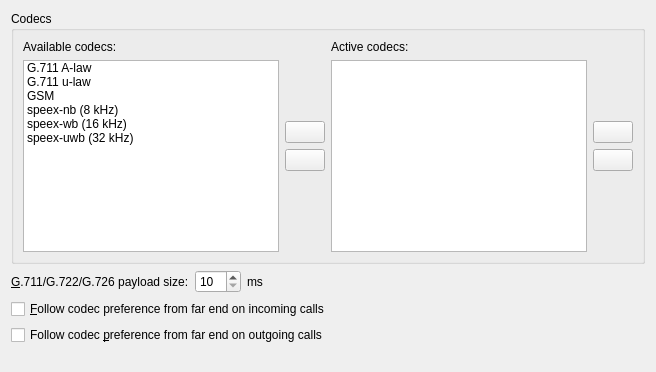
         <widget class="QWidget" name="tabCodecs">
          <attribute name="title">
           <string>Co&amp;decs</string>
          </attribute>
          <layout class="QGridLayout">
           <item row="1" column="0">
            <layout class="QHBoxLayout">
             <item>
              <widget class="QLabel" name="ptimeTextLabel">
               <property name="text">
                <string>&amp;G.711/G.722/G.726 payload size:</string>
               </property>
               <property name="wordWrap">
                <bool>false</bool>
               </property>
               <property name="buddy">
                <cstring>ptimeSpinBox</cstring>
               </property>
              </widget>
             </item>
             <item>
              <widget class="QSpinBox" name="ptimeSpinBox">
               <property name="sizePolicy">
                <sizepolicy hsizetype="Minimum" vsizetype="Fixed">
                 <horstretch>0</horstretch>
                 <verstretch>0</verstretch>
                </sizepolicy>
               </property>
               <property name="minimumSize">
                <size>
                 <width>46</width>
                 <height>0</height>
                </size>
               </property>
               <property name="maximumSize">
                <size>
                 <width>32767</width>
                 <height>32767</height>
                </size>
               </property>
               <property name="whatsThis">
                <string>The preferred payload size for the G.711, G.722 and G.726 codecs.</string>
               </property>
               <property name="minimum">
                <number>10</number>
               </property>
               <property name="maximum">
                <number>80</number>
               </property>
               <property name="singleStep">
                <number>10</number>
               </property>
              </widget>
             </item>
             <item>
              <widget class="QLabel" name="payloadMsTextLabel">
               <property name="text">
                <string>ms</string>
               </property>
               <property name="wordWrap">
                <bool>false</bool>
               </property>
              </widget>
             </item>
             <item>
              <spacer>
               <property name="orientation">
                <enum>Qt::Horizontal</enum>
               </property>
               <property name="sizeType">
                <enum>QSizePolicy::Expanding</enum>
               </property>
               <property name="sizeHint" stdset="0">
                <size>
                 <width>121</width>
                 <height>20</height>
                </size>
               </property>
              </spacer>
             </item>
            </layout>
           </item>
           <item row="2" column="0">
            <widget class="QCheckBox" name="inFarEndCodecPrefCheckBox">
             <property name="whatsThis">
              <string>&lt;p&gt;
For incoming calls, follow the preference from the far-end (SDP offer). Pick the first codec from the SDP offer that is also in the list of active codecs.
&lt;p&gt;
If you disable this option, then the first codec from the active codecs that is also in the SDP offer is picked.</string>
             </property>
             <property name="text">
              <string>&amp;Follow codec preference from far end on incoming calls</string>
             </property>
             <property name="shortcut">
              <string>Alt+F</string>
             </property>
            </widget>
           </item>
           <item row="3" column="0">
            <widget class="QCheckBox" name="outFarEndCodecPrefCheckBox">
             <property name="whatsThis">
              <string>&lt;p&gt;
For outgoing calls, follow the preference from the far-end (SDP answer). Pick the first codec from the SDP answer that is also in the list of active codecs.
&lt;p&gt;
If you disable this option, then the first codec from the active codecs that is also in the SDP answer is picked.</string>
             </property>
             <property name="text">
              <string>Follow codec &amp;preference from far end on outgoing calls</string>
             </property>
             <property name="shortcut">
              <string>Alt+P</string>
             </property>
            </widget>
           </item>
           <item row="4" column="0">
            <spacer>
             <property name="orientation">
              <enum>Qt::Vertical</enum>
             </property>
             <property name="sizeType">
              <enum>QSizePolicy::Expanding</enum>
             </property>
             <property name="sizeHint" stdset="0">
              <size>
               <width>20</width>
               <height>16</height>
              </size>
             </property>
            </spacer>
           </item>
           <item row="0" column="0">
            <widget class="QGroupBox" name="codecsGroupBox">
             <property name="title">
              <string>Codecs</string>
             </property>
             <layout class="QHBoxLayout">
              <item>
               <layout class="QVBoxLayout">
                <item>
                 <widget class="QLabel" name="availCodecTextLabel">
                  <property name="text">
                   <string>Available codecs:</string>
                  </property>
                  <property name="wordWrap">
                   <bool>false</bool>
                  </property>
                 </widget>
                </item>
                <item>
                 <widget class="QListWidget" name="availCodecListBox">
                  <property name="whatsThis">
                   <string>List of available codecs.</string>
                  </property>
                  <item>
                   <property name="text">
                    <string>G.711 A-law</string>
                   </property>
                  </item>
                  <item>
                   <property name="text">
                    <string>G.711 u-law</string>
                   </property>
                  </item>
                  <item>
                   <property name="text">
                    <string>GSM</string>
                   </property>
                  </item>
                  <item>
                   <property name="text">
                    <string>speex-nb (8 kHz)</string>
                   </property>
                  </item>
                  <item>
                   <property name="text">
                    <string>speex-wb (16 kHz)</string>
                   </property>
                  </item>
                  <item>
                   <property name="text">
                    <string>speex-uwb (32 kHz)</string>
                   </property>
                  </item>
                 </widget>
                </item>
               </layout>
              </item>
              <item>
               <layout class="QVBoxLayout">
                <item>
                 <spacer>
                  <property name="orientation">
                   <enum>Qt::Vertical</enum>
                  </property>
                  <property name="sizeType">
                   <enum>QSizePolicy::Expanding</enum>
                  </property>
                  <property name="sizeHint" stdset="0">
                   <size>
                    <width>20</width>
                    <height>20</height>
                   </size>
                  </property>
                 </spacer>
                </item>
                <item>
                 <widget class="QPushButton" name="addCodecPushButton">
                  <property name="whatsThis">
                   <string>Move a codec from the list of available codecs to the list of active codecs.</string>
                  </property>
                  <property name="text">
                   <string/>
                  </property>
                  <property name="icon">
                   <iconset resource="icons.qrc">
                    <normaloff>:/icons/images/1rightarrow.png</normaloff>:/icons/images/1rightarrow.png</iconset>
                  </property>
                 </widget>
                </item>
                <item>
                 <widget class="QPushButton" name="rmvCodecPushButton">
                  <property name="whatsThis">
                   <string>Move a codec from the list of active codecs to the list of available codecs.</string>
                  </property>
                  <property name="text">
                   <string/>
                  </property>
                  <property name="icon">
                   <iconset resource="icons.qrc">
                    <normaloff>:/icons/images/1leftarrow.png</normaloff>:/icons/images/1leftarrow.png</iconset>
                  </property>
                 </widget>
                </item>
                <item>
                 <spacer>
                  <property name="orientation">
                   <enum>Qt::Vertical</enum>
                  </property>
                  <property name="sizeType">
                   <enum>QSizePolicy::Expanding</enum>
                  </property>
                  <property name="sizeHint" stdset="0">
                   <size>
                    <width>20</width>
                    <height>21</height>
                   </size>
                  </property>
                 </spacer>
                </item>
               </layout>
              </item>
              <item>
               <layout class="QVBoxLayout">
                <item>
                 <widget class="QLabel" name="useCodecTextLabel">
                  <property name="text">
                   <string>Active codecs:</string>
                  </property>
                  <property name="wordWrap">
                   <bool>false</bool>
                  </property>
                 </widget>
                </item>
                <item>
                 <widget class="QListWidget" name="activeCodecListBox">
                  <property name="whatsThis">
                   <string>List of active codecs. These are the codecs that will be used for media negotiation during call setup. The order of the codecs is the order of preference of use.</string>
                  </property>
                 </widget>
                </item>
               </layout>
              </item>
              <item>
               <layout class="QVBoxLayout">
                <item>
                 <spacer>
                  <property name="orientation">
                   <enum>Qt::Vertical</enum>
                  </property>
                  <property name="sizeType">
                   <enum>QSizePolicy::Expanding</enum>
                  </property>
                  <property name="sizeHint" stdset="0">
                   <size>
                    <width>20</width>
                    <height>21</height>
                   </size>
                  </property>
                 </spacer>
                </item>
                <item>
                 <widget class="QPushButton" name="upCodecPushButton">
                  <property name="whatsThis">
                   <string>Move a codec upwards in the list of active codecs, i.e. increase its preference of use.</string>
                  </property>
                  <property name="text">
                   <string/>
                  </property>
                  <property name="icon">
                   <iconset resource="icons.qrc">
                    <normaloff>:/icons/images/1uparrow.png</normaloff>:/icons/images/1uparrow.png</iconset>
                  </property>
                 </widget>
                </item>
                <item>
                 <widget class="QPushButton" name="downCodecPushButton">
                  <property name="whatsThis">
                   <string>Move a codec downwards in the list of active codecs, i.e. decrease its preference of use.</string>
                  </property>
                  <property name="text">
                   <string/>
                  </property>
                  <property name="icon">
                   <iconset resource="icons.qrc">
                    <normaloff>:/icons/images/1downarrow.png</normaloff>:/icons/images/1downarrow.png</iconset>
                  </property>
                 </widget>
                </item>
                <item>
                 <spacer>
                  <property name="orientation">
                   <enum>Qt::Vertical</enum>
                  </property>
                  <property name="sizeType">
                   <enum>QSizePolicy::Expanding</enum>
                  </property>
                  <property name="sizeHint" stdset="0">
                   <size>
                    <width>20</width>
                    <height>31</height>
                   </size>
                  </property>
                 </spacer>
                </item>
               </layout>
              </item>
             </layout>
            </widget>
           </item>
          </layout>
         </widget>
